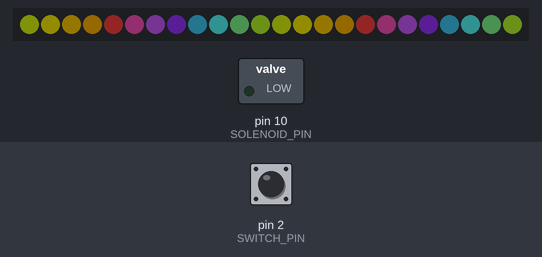
The program below on a simulated Arduino Pro Mini, built with avr-gcc and run on an emulated ATmega328P. Shown: 24 RGB LEDs in strip order, left to right, switched loads named in the program (green lamp = pin HIGH). The test bench sets the inputs (shaded band); at power-on: pin 2 (SWITCH_PIN) HIGH. Dim RGB values are drawn brighter than linear.

Above: at 1.2 s.
1.3 s: pin 2 (SWITCH_PIN) pulled LOW for 3.2 s
At 2.79 s:
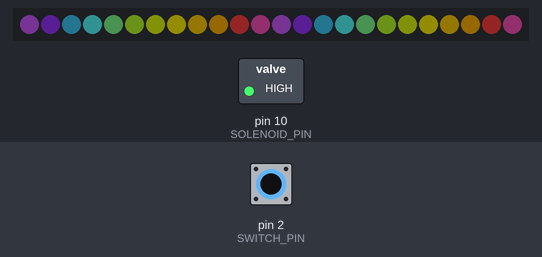
At 9.7 s:
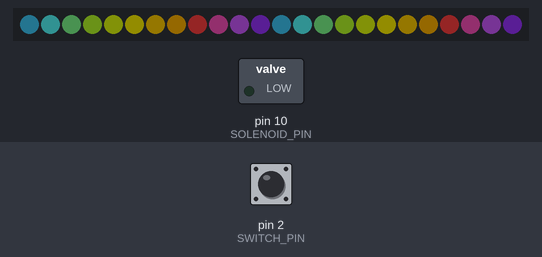
Timing chart, 0 to 11.1 s (numbered marks = the images above; inputs shaded):
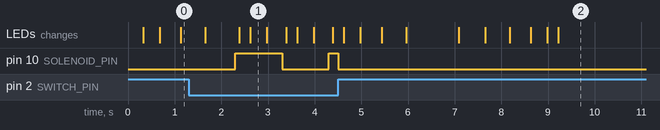

The program:

main.cpp
```cpp
// Software for Chaos Clock
// Written by Wing-Sum Law, March 2023

#include <Arduino.h>
#include "Lights.h"
#include "TimerOne.h"

// ****** STATE MACHINE SET UP ******

typedef enum {
    PAUSED,
    KEEPING_TIME
} State_t;

State_t CurrentState;

uint8_t LastSolenoidState = LOW;


// ****** FUNCTIONS ******

// For interrupts
void Tick(void);
void Switch(void);

// Other helpers
void Switch_Solenoid(void);


// ****** SETUP ******

void setup() {
    // Set up serial monitor
    Serial.begin(9600);

    // Set up pins
    pinMode(SWITCH_PIN, INPUT_PULLUP);
    pinMode(SOLENOID_PIN, OUTPUT);

    // Configure switch interrupt on changing
    attachInterrupt(digitalPinToInterrupt(SWITCH_PIN), Switch, CHANGE);

    // Set up timer 1
    Timer1.attachInterrupt(Tick);

    // Init into correct state
    Switch();

    // Init lights
    Init_Lights();
}


// ****** MAIN LOOP ******

void loop() {
    Light_Chase();
}


// ****** OTHER HELPERS ******

void Switch_Solenoid(void) {
    // If solenoid was last LOW, then turn to HIGH
    // and vice versa
    if(LastSolenoidState == LOW) {
        digitalWrite(SOLENOID_PIN, HIGH);
        LastSolenoidState = HIGH;
    }else{
        digitalWrite(SOLENOID_PIN, LOW);
        LastSolenoidState = LOW;
    }
}


// ****** INTERRUPT FUNCTIONS ******

void Tick(void) {
    Switch_Solenoid();
    Tick_Lights();
}


void Switch(void) {
    uint8_t CurrentSwitchState = digitalRead(SWITCH_PIN);
    if(CurrentSwitchState) {
        // If reading is high, then enter into paused i.e. nothing running
        CurrentState = PAUSED;

        // Stop timer
        Timer1.stop();

        // Turn solenoid off while paused to keep it from overheating
        digitalWrite(SOLENOID_PIN, LOW);
        LastSolenoidState = LOW;

    }else{
        // If reading is low, then enter into running
        CurrentState = KEEPING_TIME;

        // Start timer to start counting
        Timer1.initialize(SECOND);

    }
}
```

Lights.cpp
```cpp
#include "Lights.h"

// ****** LIGHTS OBJECT ******

Adafruit_NeoPixel ClockLights = Adafruit_NeoPixel(NUM_LEDS, LED_DATA_PIN, PIXEL_TYPE);


// ****** COLORS ******
// There are likely fancy math ways to do this, but I've personally found
// that in most personal projects it is just as effective (if not more)
// to just brute force rather than to be clever

uint32_t ColorWheel[12] = { 0x33A8C7, 0x52E3E1, 0x79E484, 0xA0E426, 0xC4DF16, 0xF2E202,
                            0xFEC90B, 0xFFAB00, 0xF4413E, 0xF050AE, 0xCB5CFF, 0x9336FD };

uint8_t CurrentStep = 0;
uint8_t Direction = 1;      // 1 indicates positive movement, 0 negative

long LastTickTime = 0;

// ****** TIME STEPS ******
// I'm using an ease in-out bezier function divided into 12 steps
// Sweep happens over 5 sec

uint16_t QuadEaseTimeSteps[12] = { 85, 320, 675, 1130, 331, 1655, 2790, 3355, 3875, 4330, 4685, 4920 };


// ****** PRIVATE HELPER FUNCTIONS ******

void Update_Colors(uint8_t StepIndex);
uint8_t Get_Color_Index(uint8_t PixelNum, uint8_t StepIndex);


// ****** INIT LIGHTS ******

void Init_Lights(void) {
    // Start lights and set brightness
    // Initialize into first color set
    ClockLights.begin();
    ClockLights.setBrightness(BRIGHTNESS);
    ClockLights.show();

    // Init milli counter
    LastTickTime = millis();

    // Update colors for first step
    Update_Colors(0);
}


// ****** CLOCK TICK ******

void Tick_Lights(void) {
    // Update last tick time
    LastTickTime = millis();

    // Reset current step
    CurrentStep = 0;

    // Update direction
    if(Direction) {
        Direction = 0;
    }else{
        Direction = 1;
    }
}


// ****** LIGHT CHASE EFFECT ******

void Light_Chase(void) {
    // If enough time has passed and we are not at next tick, then update lights
    long CurrentTime = millis();
    uint8_t StepIndex;

    if((CurrentTime - LastTickTime > QuadEaseTimeSteps[CurrentStep]) && CurrentStep < 12) {
        // If going positive, then use CurrentStep, else use 12-CurrentStep
        if(Direction == 1) {
            StepIndex = CurrentStep;
        }else{
            StepIndex = 11 - CurrentStep;
        }

        Update_Colors(StepIndex);

        // Increase current step
        CurrentStep++;
    }
}


// ****** COLORS HELPERS ******

void Update_Colors(uint8_t StepIndex) {
    // For each pixel in the LED strips
    for(int i = 0; i < NUM_LEDS/2; i++) {
        // Determine color to display
        uint8_t ColorIndex = Get_Color_Index(i, StepIndex);

        // Set the colors so that the same pixel is the same color on either eye
        ClockLights.setPixelColor(i, ColorWheel[ColorIndex]);
        ClockLights.setPixelColor(i+12, ColorWheel[ColorIndex]);
    }

    // Show on strips
    ClockLights.show();
}


uint8_t Get_Color_Index(uint8_t PixelNum, uint8_t StepIndex) {
    return (PixelNum + StepIndex) % 12;
}
```

Lights.h
```cpp
// For running the LEDs on the Chaos Clock
// Written by Wing-Sum Law, March 2023

#ifndef Lights_h
#define Lights_h

#include <Arduino.h>
#include "Adafruit_NeoPixel.h"
#include "Configure.h"

void Init_Lights(void);
void Tick_Lights(void);
void Light_Chase(void);

#endif
```

Configure.h
```cpp
// Configure file for the Chaos Clock
// Written by Wing-Sum Law, March 2023

#ifndef Configure_h
#define Configure_h

// ****** PINS ******
// If you are using different pins, here is where you would alter them

#define SOLENOID_PIN    10
#define SWITCH_PIN      2


// ****** LEDs ******
// Update LED pin here
// You can also update the type/amount of neopixels
// NOTE: if you want more than 24 LEDs, you will have to update Lights.cpp functions and colors to match

#define LED_DATA_PIN    4

#define NUM_LEDS        24
#define PIXEL_TYPE      NEO_GRB + NEO_KHZ800
#define BRIGHTNESS      20     // max = 255, but these lights are SO BRIGHT


// ****** MISC VALUES ******

#define SECOND          1000000

#endif
```

Measured:
- after the input at 1.3 s, pin 10 (SOLENOID_PIN): LOW → HIGH after 1.0 s, → LOW 1.0 s later, → HIGH 1.0 s later, → LOW 0.20 s later
